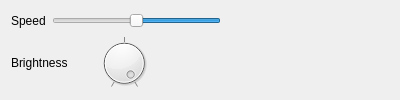
<?xml version="1.0" encoding="UTF-8"?>
<ui version="4.0">
 <class>TestEffectCtrls</class>
 <widget class="QWidget" name="TestEffectCtrls">
  <property name="geometry">
   <rect>
    <x>0</x>
    <y>0</y>
    <width>400</width>
    <height>100</height>
   </rect>
  </property>
  <property name="minimumSize">
   <size>
    <width>400</width>
    <height>100</height>
   </size>
  </property>
  <property name="maximumSize">
   <size>
    <width>16777215</width>
    <height>100</height>
   </size>
  </property>
  <property name="windowTitle">
   <string>Form</string>
  </property>
  <layout class="QVBoxLayout" name="verticalLayout">
   <item>
    <layout class="QHBoxLayout" name="horizontalLayout">
     <item>
      <widget class="QLabel" name="label">
       <property name="text">
        <string>Speed</string>
       </property>
      </widget>
     </item>
     <item>
      <widget class="QSlider" name="slider_speed">
       <property name="maximum">
        <number>60</number>
       </property>
       <property name="value">
        <number>30</number>
       </property>
       <property name="orientation">
        <enum>Qt::Horizontal</enum>
       </property>
       <property name="invertedAppearance">
        <bool>true</bool>
       </property>
      </widget>
     </item>
     <item>
      <spacer name="horizontalSpacer_2">
       <property name="orientation">
        <enum>Qt::Horizontal</enum>
       </property>
       <property name="sizeHint" stdset="0">
        <size>
         <width>40</width>
         <height>20</height>
        </size>
       </property>
      </spacer>
     </item>
    </layout>
   </item>
   <item>
    <layout class="QHBoxLayout" name="horizontalLayout_2">
     <item>
      <widget class="QLabel" name="label_2">
       <property name="text">
        <string>Brightness</string>
       </property>
      </widget>
     </item>
     <item>
      <widget class="QDial" name="dial_brightness">
       <property name="minimum">
        <number>20</number>
       </property>
       <property name="maximum">
        <number>127</number>
       </property>
       <property name="singleStep">
        <number>16</number>
       </property>
       <property name="pageStep">
        <number>1</number>
       </property>
       <property name="value">
        <number>127</number>
       </property>
       <property name="sliderPosition">
        <number>127</number>
       </property>
       <property name="notchTarget">
        <double>3.700000000000000</double>
       </property>
       <property name="notchesVisible">
        <bool>true</bool>
       </property>
      </widget>
     </item>
     <item>
      <spacer name="horizontalSpacer">
       <property name="orientation">
        <enum>Qt::Horizontal</enum>
       </property>
       <property name="sizeHint" stdset="0">
        <size>
         <width>40</width>
         <height>20</height>
        </size>
       </property>
      </spacer>
     </item>
    </layout>
   </item>
  </layout>
 </widget>
 <resources/>
 <connections/>
</ui>
